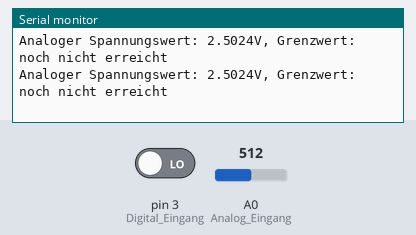
The sketch below on a simulated Arduino Uno, built with avr-gcc and run on an emulated ATmega328P. On the bench: the last lines printed to the serial monitor. The test bench sets the inputs (shaded band); at power-on: pin 3 (Digital_Eingang) LOW, A0 (Analog_Eingang) = 512.

Above: at 1.2 s.
1.3 s: pin 3 (Digital_Eingang) driven HIGH
At 1.56 s:
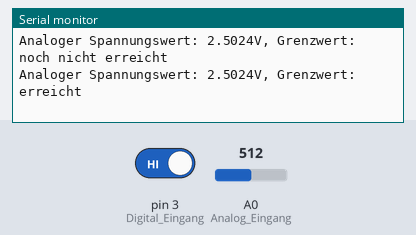
3.3 s: pin 3 (Digital_Eingang) driven LOW
At 3.57 s:
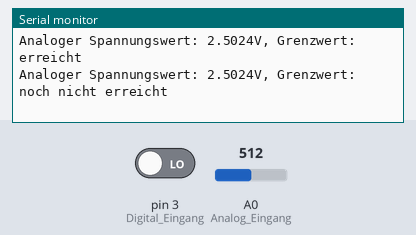
6.3 s: pin 3 (Digital_Eingang) driven HIGH
At 6.79 s:
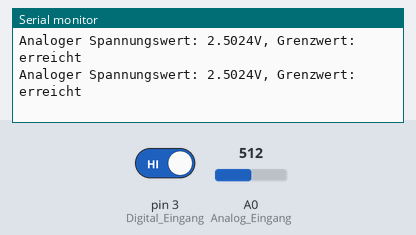
9.3 s: A0 (Analog_Eingang) set to 716
At 9.41 s:
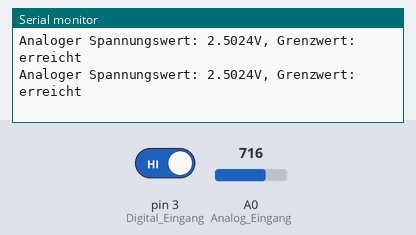
12.3 s: pin 3 (Digital_Eingang) driven LOW
At 12.62 s:
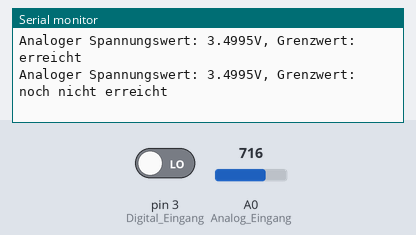
15.3 s: A0 (Analog_Eingang) set to 900
At 15.44 s:
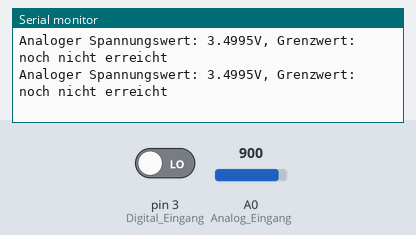
Timing chart, 0 to 17.8 s (numbered marks = the images above; inputs shaded):
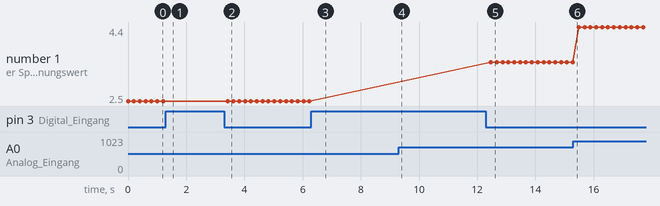

The sketch:

ky-025_reed.ino
```cpp
int Analog_Eingang = A0;
int Digital_Eingang = 3;

void setup() {
  pinMode(Analog_Eingang, INPUT);
  pinMode(Digital_Eingang, INPUT);
  Serial.begin(9600);
}

void loop() {
  float Analog;
  int Digital;

  Analog = analogRead(Analog_Eingang) * (5.0 / 1023.0);
  Digital = digitalRead(Digital_Eingang);

  Serial.print("Analoger Spannungswert: ");
  Serial.print(Analog, 4);
  Serial.print("V, ");
  Serial.print("Grenzwert:");

  if (Digital == 1){
    Serial.println(" erreicht");
  }
  else
  {
    Serial.println(" noch nicht erreicht");
  }
  delay(200);

}
```

Measured:
- after the input at 1.3 s, the serial monitor: prints a new line after 0.11 s (image 1)
- after the input at 6.3 s, the serial monitor: prints a new line after 0.14 s (image 3)
- after the input at 12.3 s, the serial monitor: prints a new line after 0.17 s (image 5)
- plotted number 1: 3.5 → 4.4 after the input at 15.3 s
